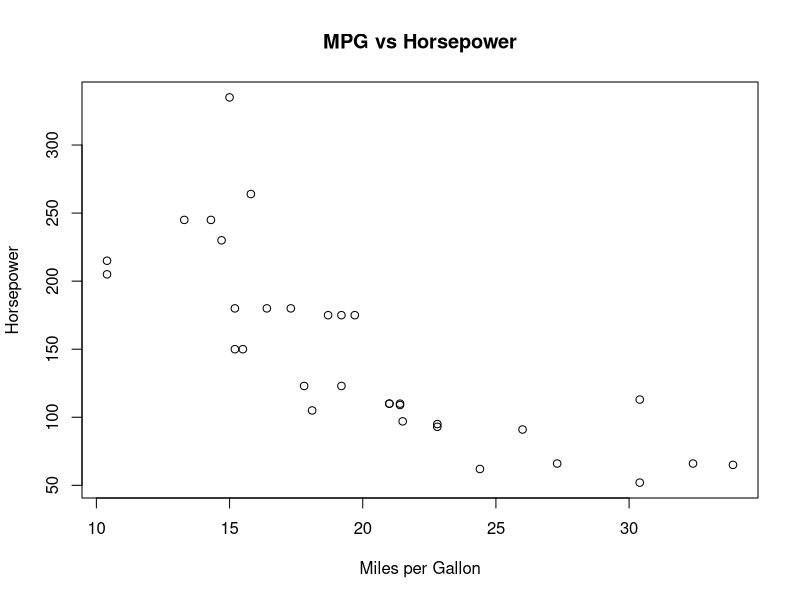
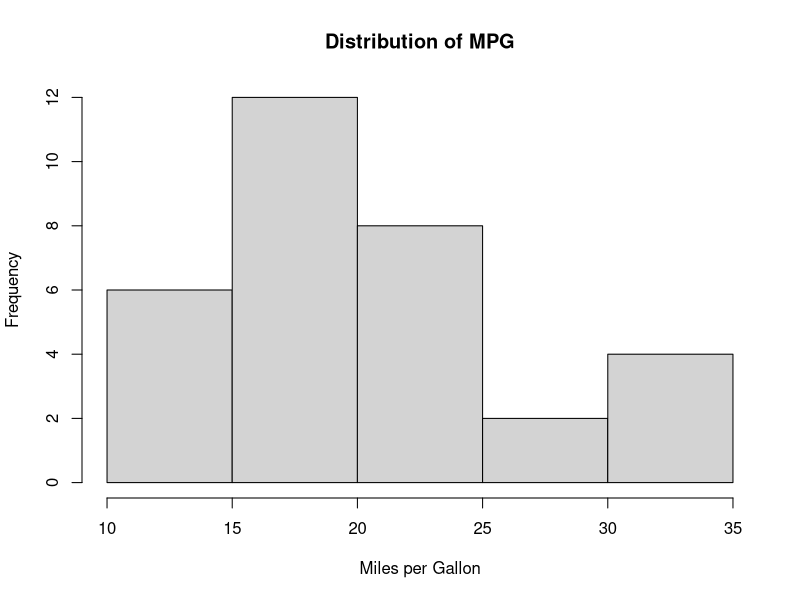
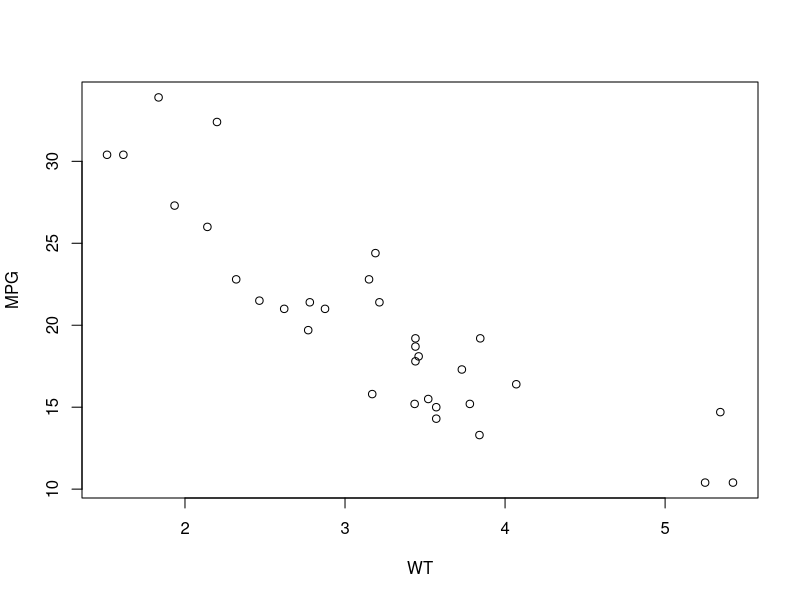
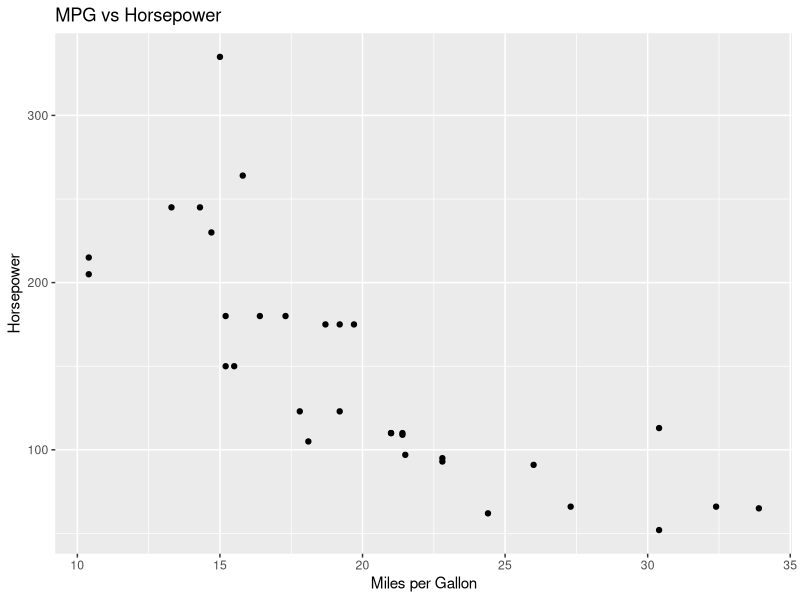
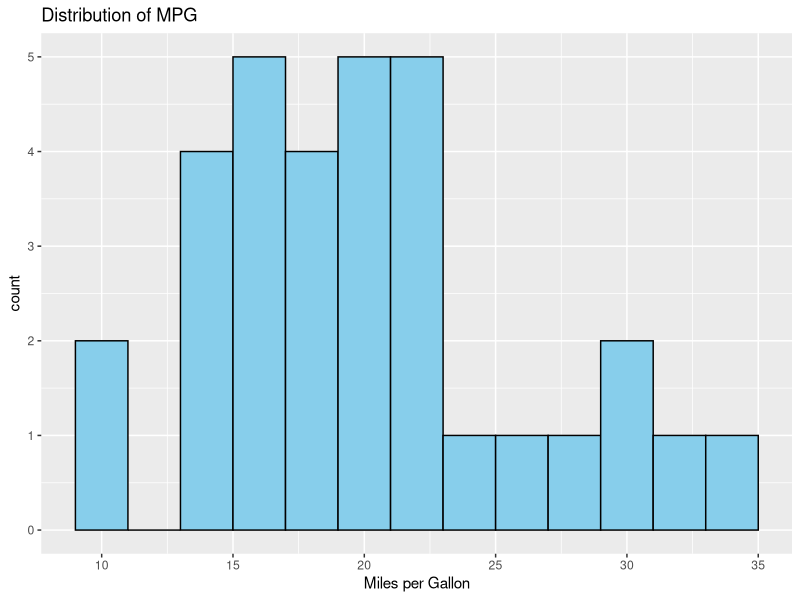
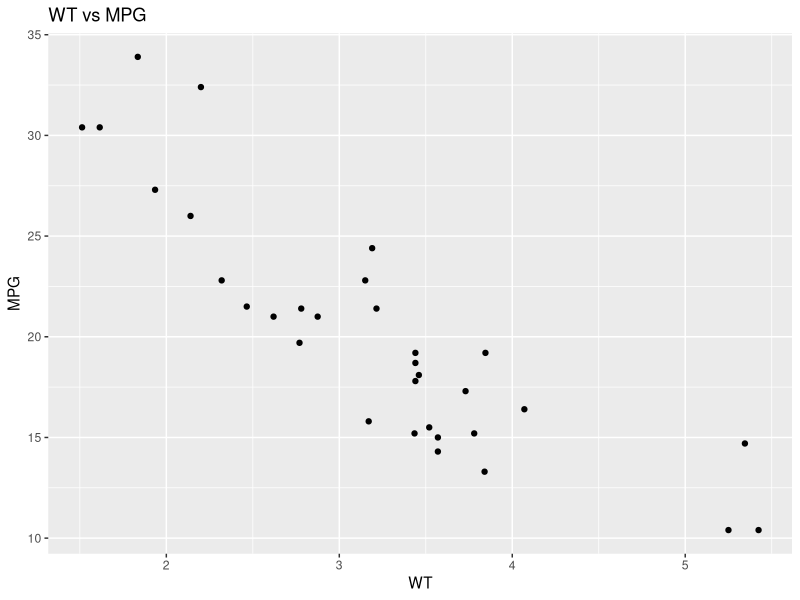
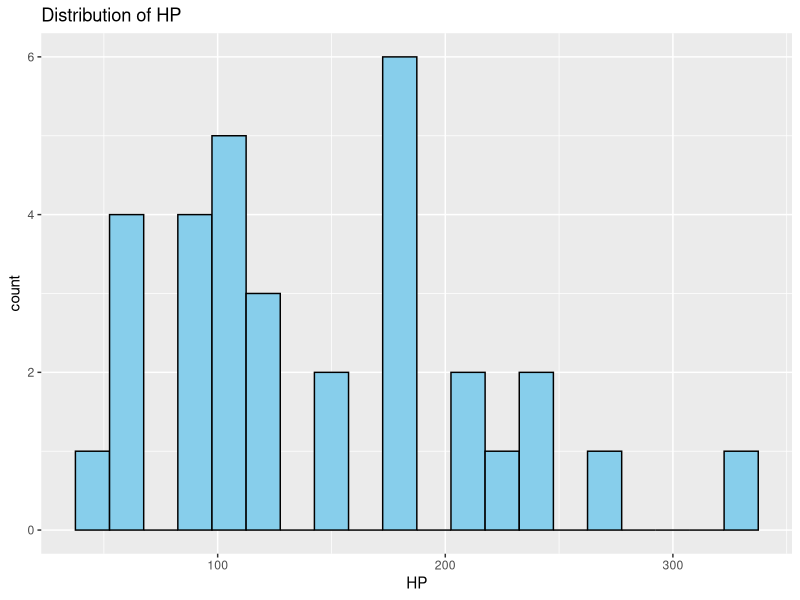

Reproduce these figures in R, in order.
## ---- chunk 1
# If a line in a code chunk begins with #, the line will appear green and is treated as a comment, not R code to be run.
## ---- chunk 2
1 + 1
## ---- chunk 3
my_number <- 42
my_text <- "Hello, R!"
## ---- chunk 4
my_number
## ---- chunk 5
age <- 18
name <- 'Kierin'
name
age
## ---- chunk 6
# We've commented out this line now, so that the Quarto document renders into an html document without errors.

#my_data <- read.csv("myfile.csv")
## ---- chunk 7
# We've commented out this line now, so that the Quarto document renders into an html document without errors.

#head(my_data)
## ---- chunk 8
# We've commented out this line now, so that the Quarto document renders into an html document without errors.

#str(my_data)
## ---- chunk 9
head(mtcars)
## ---- chunk 10
str(mtcars)
## ---- chunk 11
mtcars$mpg
## ---- chunk 12
mtcars[ , "mpg"]
## ---- chunk 13
mtcars[ , c("mpg", "hp")]
## ---- chunk 14
mtcars[ , c(1, 4)]
## ---- chunk 15
mtcars[ , c("mpg", "hp"), drop = FALSE]
## ---- chunk 16
mtcars_columns <- mtcars[, c(6,7), drop = FALSE]
mtcars_columns
## ---- chunk 17
mtcars[1, ]
## ---- chunk 18
mtcars[1:5, ]
## ---- chunk 19
mtcars[1:5,c('hp','mpg'), drop = FALSE]

## ---- chunk 20
mtcars[mtcars$mpg > 20 & mtcars$hp < 100, ]
## ---- chunk 21
mtcars[mtcars$mpg > 30 | mtcars$hp > 200, ]
## ---- chunk 22
mtcars[!(mtcars$mpg > 30), ]
## ---- chunk 23
mtcars[mtcars$gear != 4, ]
## ---- chunk 24
plot(mtcars$mpg, mtcars$hp,
     xlab = "Miles per Gallon",
     ylab = "Horsepower",
     main = "MPG vs Horsepower")
## ---- chunk 25
hist(mtcars$mpg,
     main = "Distribution of MPG",
     xlab = "Miles per Gallon")
## ---- chunk 26
plot(mtcars$wt, mtcars$mpg,
     xlab = 'WT',
     ylab = 'MPG',
     min = 'WT vs MPG'
     )

## ---- chunk 27
#install.packages("tidyverse")
## ---- chunk 28
library(tidyverse)
## ---- chunk 29
#my_data <- read_csv("myfile.csv")
## ---- chunk 30
mtcars_tibble <- as_tibble(mtcars)
mtcars_tibble
## ---- chunk 31
sum(1, 2, 3)
## ---- chunk 32
mtcars_tibble %>%
  select(mpg, hp)
## ---- chunk 33
mtcars_tibble %>% select(mpg, hp)
## ---- chunk 34
mtcars_tibble %>% select(mpg:hp)
## ---- chunk 35
# Take the mtcars_tibble
# Select only mpg and hp columns
# Save the result into a new tibble called cars_selected

cars_selected <- mtcars_tibble %>%
  select(mpg, hp)
## ---- chunk 36
cars_selected
## ---- chunk 37
cars_subset <- mtcars_tibble %>%
  select(wt,qsec,gear)
print(cars_subset)
## ---- chunk 38
mtcars_tibble %>% slice(1:5)
## ---- chunk 39
mtcars_tibble %>% filter(mpg > 20)
## ---- chunk 40

first_five <- mtcars_tibble %>%
  select(mpg, hp) %>% 
  filter(mpg > 25 | hp > 200) %>% 
  slice(1:5)
  

print(first_five)
## ---- chunk 41
mtcars_tibble %>%
  ggplot(aes(x = mpg, y = hp)) +
  geom_point() +
  labs(title = "MPG vs Horsepower",
       x = "Miles per Gallon",
       y = "Horsepower")
## ---- chunk 42
mtcars_tibble %>%
  ggplot(aes(x = mpg)) +
  geom_histogram(binwidth = 2, fill = "skyblue", color = "black") +
  labs(title = "Distribution of MPG",
       x = "Miles per Gallon")
## ---- chunk 43
mtcars_tibble %>%
  ggplot(aes(x = wt, y = mpg)) +
  geom_point() +
  labs(title = "WT vs MPG",
       x = "WT",
       y = "MPG")

mtcars_tibble %>%
  ggplot(aes(x = hp)) +
  geom_histogram(binwidth = 15, fill = "skyblue", color = "black") +
  labs(title = "Distribution of HP",
       x = "HP")

